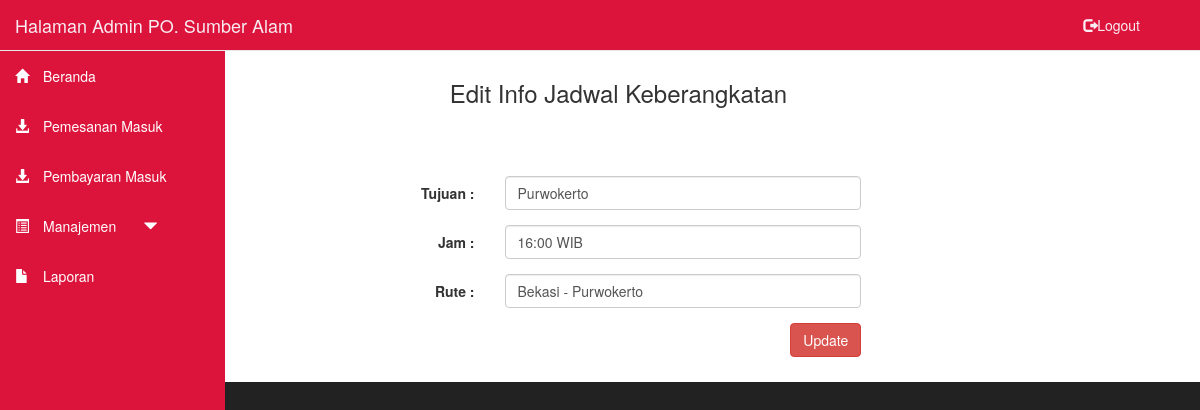
Screenshot of /admin/admin.php?halaman=edit_berangkat&&id_berangkat=1 (signed in) with the database file from the repository.
### tables this page shows
CREATE TABLE `keberangkatan` (
  `id_berangkat` int(20) NOT NULL,
  `tujuan` varchar(40) NOT NULL,
  `jadwal` varchar(10) NOT NULL,
  `rute` varchar(100) NOT NULL
);

### admin/edit_berangkat.php (the view, shortened to what this page needs)
<?php
include '../config/koneksi.php';
$id_berangkat  = $_GET['id_berangkat'];
$edit    = "SELECT id_berangkat, tujuan, jadwal, rute FROM keberangkatan WHERE id_berangkat = '$id_berangkat'";
$hasil   = mysqli_query($conn, $edit)or die(mysql_error());
$data    = mysqli_fetch_array($hasil);
?>
<div class="col-md-10">
    <h3>
        <div align="center">Edit Info Jadwal Keberangkatan</div>
    </h3>
    <br><br><br>
    <form class="form-horizontal" action="../config/update_berangkat.php" method="POST">
        <div class="form-group">
            <label class="control-label col-sm-4" for="tujuan">Tujuan :</label>
            <div class="col-sm-6">
                <input type="tujuan" class="form-control" name="tujuan" value="<?php echo $data['tujuan']; ?>">
            </div>
        </div>
        <div class="form-group">
            <label class="control-label col-sm-4" for="jadwal">Jam :</label>
            <div class="col-sm-6">
                <input type="jadwal" class="form-control" name="jadwal" value="<?php echo $data['jadwal']; ?>">
            </div>
        </div>
        <div class="form-group">
            <label class="control-label col-sm-4" for="rute">Rute :</label>
            <div class="col-sm-6">
                <input type="rute" class="form-control" name="rute" value="<?php echo $data['rute']; ?>">
            </div>
        </div>
        <div class="form-group">
            <label class="control-label col-sm-4"></label>
            <div class="col-sm-6" align="right">
                <button class="btn btn-danger">Update</button>
            </div>
        </div>
    </form>
</div>

### rows the page displays
keberangkatan: tujuan "Purwokerto", jadwal "16:00 WIB", rute "Bekasi - Purwokerto"
